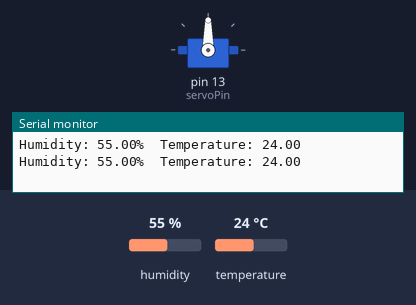
A sketch run on a simulated Arduino Uno, built with avr-gcc and run on an emulated ATmega328P. On the bench: servo, the last lines printed to the serial monitor. The inputs (shaded band) are chosen by the test bench; at power-on: temperature 24 °C, humidity 55 %.

Above: at 6.8 s.
6.9 s: temperature set to 29 °C
11.4 s: temperature set to 32 °C
At 12.85 s:
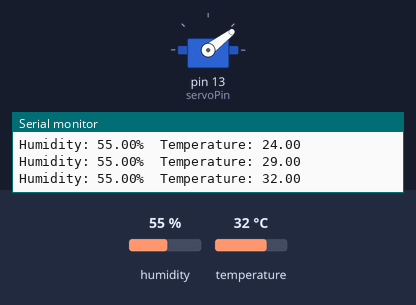
15.9 s: humidity set to 22 %
At 16.16 s:
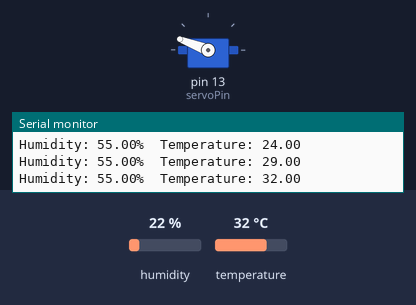
At 20.8 s:
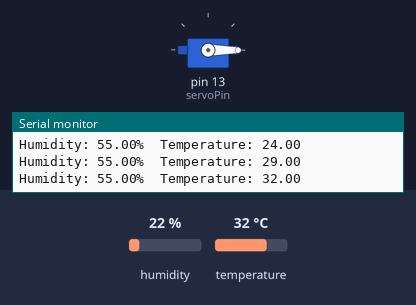
Timing chart, 0 to 22.3 s (numbered marks = the images above; inputs shaded):
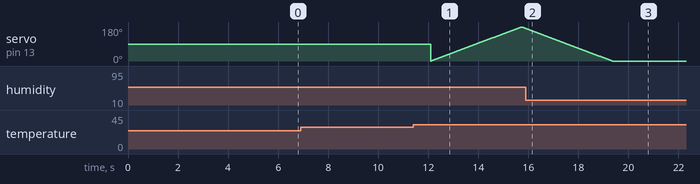

The sketch:

Lab2_Part2.ino
```cpp
#include "Servo.h"
#include "DHT.h"

Servo servol;

#define servoPin 13
int posDegrees = 0;

#define DHTPIN 4
#define DHTTYPE DHT11

DHT dht(DHTPIN, DHTTYPE);

void setup() {
  Serial.begin(19200);
  servol.attach(servoPin);
  dht.begin();
}

void moveservo() {
  for(int posDegrees = 0; posDegrees <= 180; posDegrees++)
  {
    servol.write(posDegrees);
    //Serial.println(posDegrees);
    delay(20);
  }
  for(int posDegrees = 180; posDegrees >= 0; posDegrees--)
  {
    servol.write(posDegrees);
    //Serial.println(posDegrees);
    delay(20);
  }
}

void loop(){
  delay(3000);
  float h = dht.readHumidity();
  float t = dht.readTemperature();

  Serial.print(F("Humidity: "));
  Serial.print(h);
  Serial.print(F("%  Temperature: "));
  Serial.print(t);
  Serial.print("\n");

  if(h > 50 && t > 30)
  {
    moveservo();
  }
}
```

Measured:
- the behaviour switches between 30 and 31 °C on temperature (found by bisection; images 0 and 1)
- after the input at 15.9 s, servo on pin 13 (servoPin): goes on until 19.3 s, then stays 0°
